Frame 1 (no input): blank canvas, image omitted
Frame 60 (no input): blank canvas, image omitted
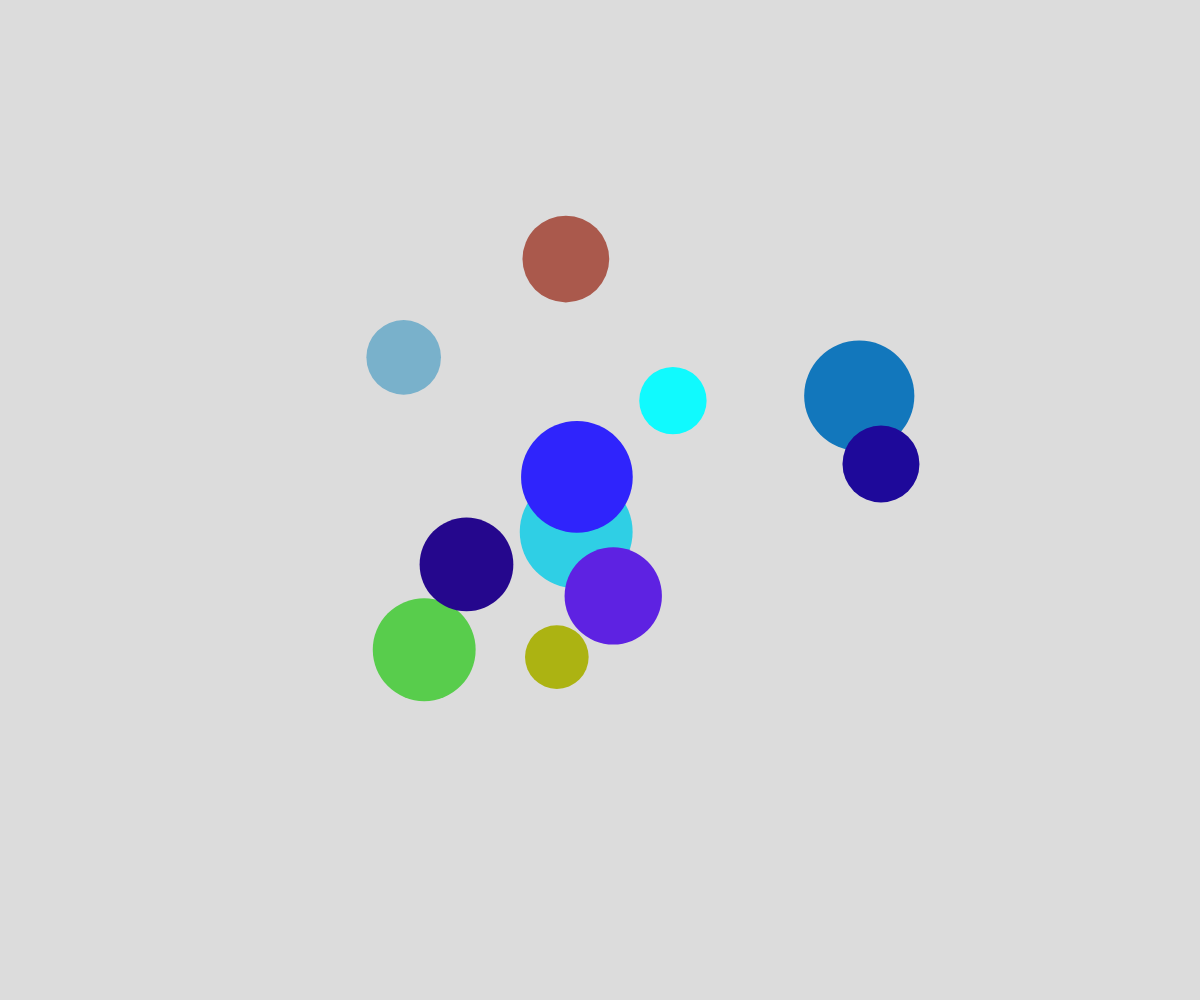
Frame 120 (the mouse pressed at the canvas centre since frame 60)

The p5.js sketch whose frames 1 and 60 were blank and that drew this single picture after the mouse press (run headless with seeded random() and noise() and a simulated clock; from frame 60 on, the mouse is pressed at the canvas centre):

// p5.js sketch
// ── sketch.js
// Bouncing-Balls
// Oleh
// 03/10/2024
//
// Extra for Experts:
// - describe what you did to take this project "above and beyond"

let ballArray = [];

function setup() {
  createCanvas(windowWidth, windowHeight);
}

function draw() {
  background(220);

  for (let theBall of ballArray) {
    // Move the ball
    theBall.x += theBall.dx;
    theBall.y += theBall.dy;

    // Bounce if needed
    if (theBall.x > width - theBall.radius || theBall.x < 0 + theBall.radius){
      theBall.dx *= -1;
      spawnBall(theBall.x, theBall.y);
    }

    if (theBall.y > height - theBall.radius || theBall.y < 0 + theBall.radius){
      theBall.dy *= -1;
      spawnBall(theBall.x, theBall.y);
    }

    // Show the ball
    noStroke();
    fill(theBall.red, theBall.green, theBall.blue);
    circle(theBall.x, theBall.y, theBall.radius*2);
  }
}

function mousePressed(){
  for (let i = 0; i <= 10; i++){
    spawnBall(mouseX, mouseY);
  }
}

function spawnBall(theX, theY){
  let theBall = {
    x : theX, 
    y : theY,
    radius : random(30, 60),
    dx : random(-5, 5),
    dy : random(-5, 5),
    red : random(0, 255),
    green : random(0, 255),
    blue : random(0, 255),
  } ;

  ballArray.push(theBall);
}
